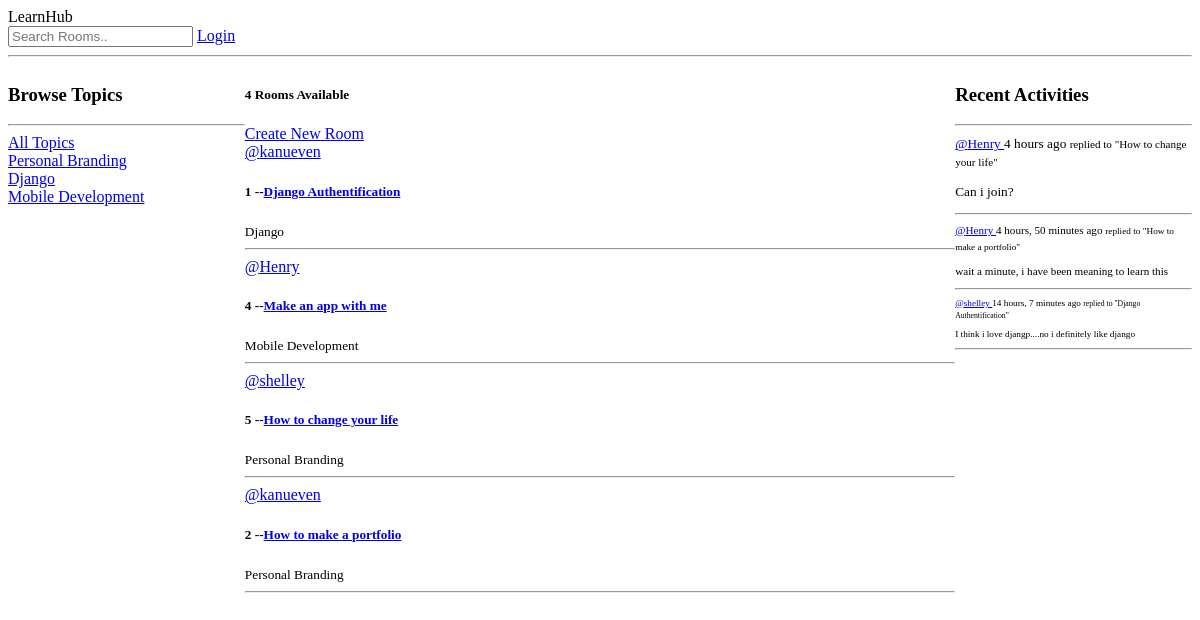
The app's page /rooms/, older data.
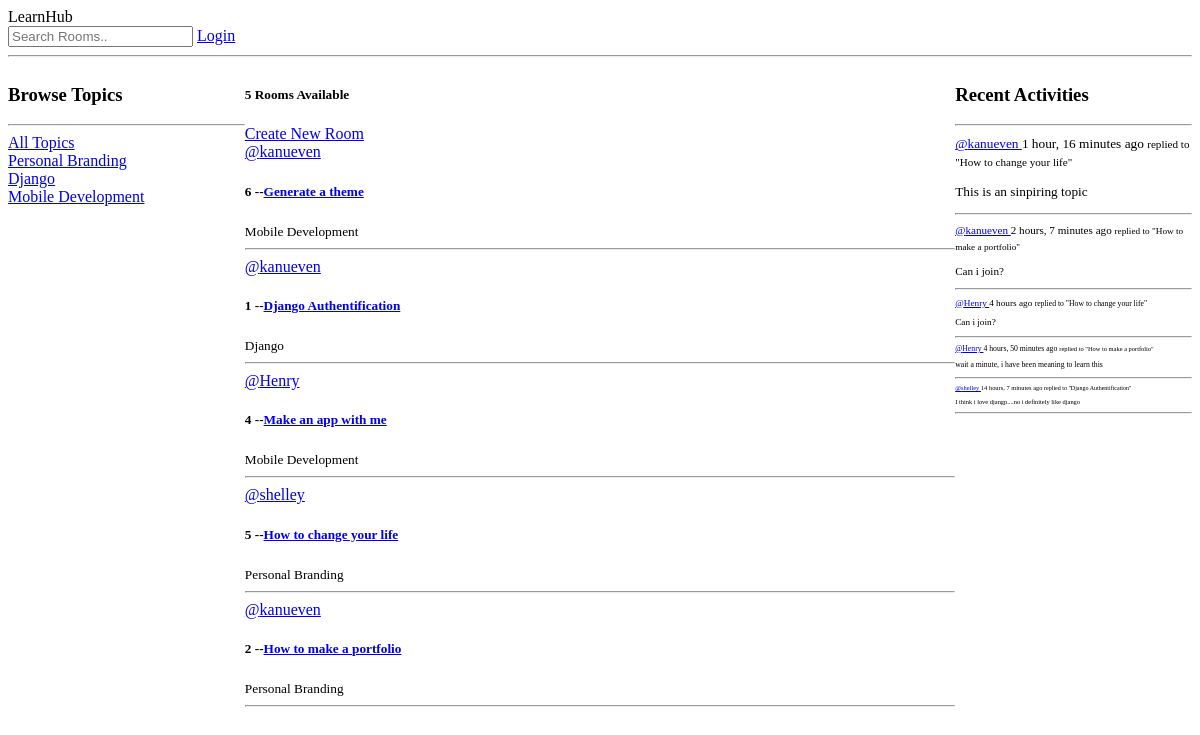
The same page, newer data.
### topics/models.py (models this page shows, shortened)
class Topic(models.Model):
    name = models.CharField(max_length=200)

### rooms/models.py (models this page shows, shortened)
class Room(models.Model):
    host = models.ForeignKey(User, on_delete=models.SET_NULL, null=True)
    topic = models.ForeignKey('topics.Topic', on_delete=models.SET_NULL, null=True)
    name = models.CharField(max_length=200) #Room title
    description = models.TextField(null=True, blank=True)
    participants = models.ManyToManyField(User, related_name='participants', blank=True)
    updated_at = models.DateTimeField(auto_now=True) # Updates on every save
    created = models.DateTimeField(auto_now_add=True)  # Set once on creation
    class Meta:
        ordering = ['-updated_at', '-created']
    def __str__(self):
        return self.name

class Message(models.Model):
    user =models.ForeignKey(User, on_delete=models.CASCADE)
    room = models.ForeignKey(Room, on_delete=models.CASCADE)
    body = models.TextField()
    updated = models.DateTimeField(auto_now=True) # Updates on every save
    created = models.DateTimeField(auto_now_add=True)  # Set once on creation
    class Meta:
        ordering = ['-created', '-updated']

### rooms/views.py (the view)
# urls.py: 2. Add a URL to urlpatterns:  path('', views.home, name='home')
def home(request):
    q = request.GET.get('q') if request.GET.get('q') != None else ''
    rooms = Room.objects.filter(Q(topic__name__icontains = q) |
                                Q(name__icontains = q) |
                                Q(description__icontains = q)
                                )
    topics = Topic.objects.all()
    room_count = rooms.count()
    room_messages =  Message.objects.filter(Q(room__topic__name__icontains = q))
    context = {'rooms':rooms, 'topics':topics, 'room_count':room_count, 'room_messages':room_messages}
    return render(request, 'room/index.html',context)

### templates/room/index.html (shortened to what this page needs)
{% extends "base.html" %}
{%block content%}
   <div class ="home-container">
    <div>
        {%include 'topics_components.html'%}
 </div>
 <div>
   <h5>{{room_count}} Rooms Available</h5>
    <a href = "{% url 'create-room'%}">Create New Room</a>
   {%include 'room/feed_component.html'%}
   </div>
   <div>
    {%include 'activity_component.html'%}
   </div>
 </div>
{%endblock content%}

### templates/topics_components.html
<h3>Browse Topics</h3>
        <hr>
        <a href = "{% url 'home'%}">All Topics</a><br>
        {%for topic in topics%}
        <a href = "{% url 'home'%}?q={{topic.name}}">{{topic.name}}</a><br>
        {%endfor%}

### templates/room/feed_component.html (shortened to what this page needs)
 {% for room in rooms%}
    <div>
        <a href = "{% url 'user-profile' room.host.id %}">@{{room.host.username}}</a>
        <h5> {{room.id}} --<a href = {% url 'room' room.id%}>{{room.name}}</a></h5>
        <small>{{room.topic.name}}</small>
        <hr>
    </div>
    {% endfor %}

### templates/activity_component.html (shortened to what this page needs)
<h3>Recent Activities</h3>
    <hr>
    {% for message in room_messages%}
    <div>
       <small><a href = "{% url 'user-profile' message.user.id%}"> @{{message.user}} </a> {{message.created|timesince}} ago
        <small>replied to "{{message.room}}"</small>
        <p>{{message.body}}</p>
        <hr>
    </div>
    {% endfor %}

Row changes from the older to the newer data that the page shows:
added Room: host.username "kanueven", id "6", name "Generate a theme", topic.name "Mobile Development"
added Message: user "kanueven", created "1 hour, 16 minutes", room "How to change your life", body "This is an sinpiring topic"
added Message: user "kanueven", created "2 hours, 7 minutes", room "How to make a portfolio", body "Can i join?"
Text that changed along with them:
{{ room_count }}: "4" → "5"
